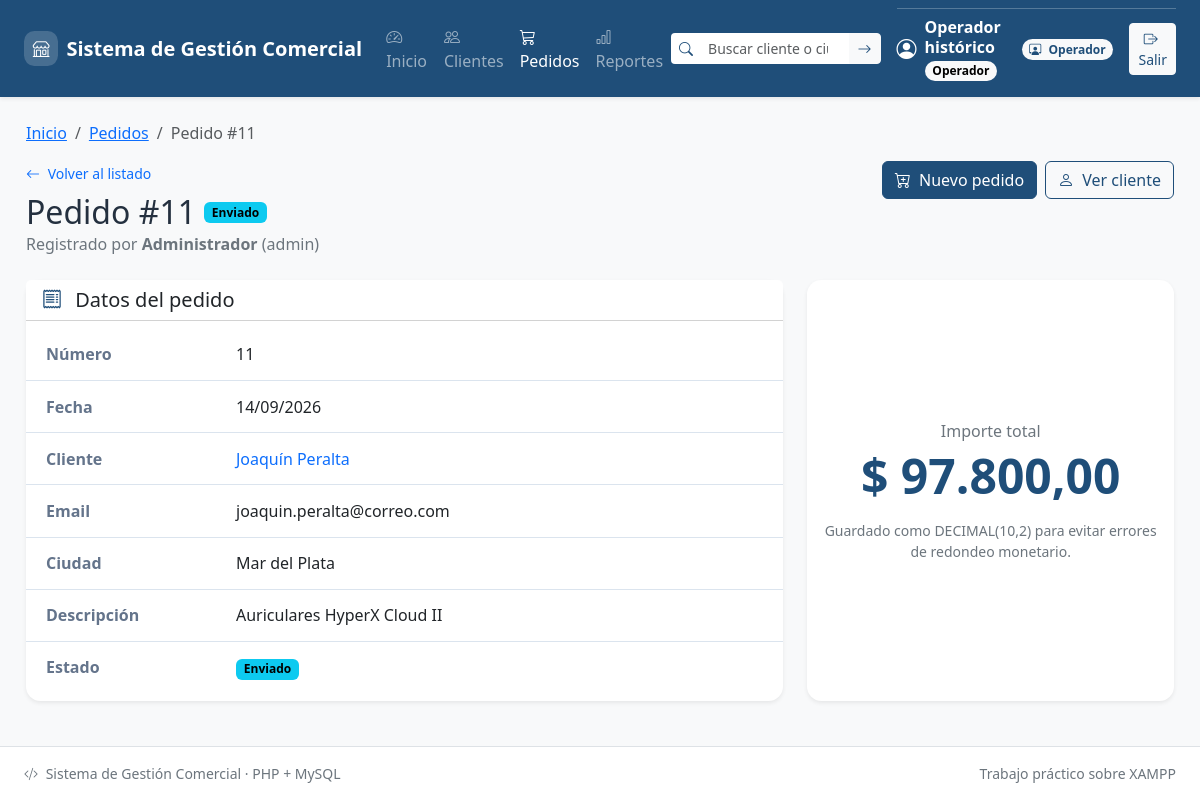
Screenshot of /pedidos/detalle.php?id=11 (signed in) with the database file from the repository.
### tables this page shows
CREATE TABLE IF NOT EXISTS `pedidos` (
  `id` INT(11) NOT NULL AUTO_INCREMENT,
  `cliente_id` INT(11) NOT NULL,
  `descripcion` VARCHAR(150) NOT NULL,
  `importe` DECIMAL(10,2) NOT NULL,
  `fecha_pedido` DATE NOT NULL,
  `estado` VARCHAR(20) NOT NULL DEFAULT 'pendiente',
  `usuario_id` INT(11) NOT NULL,
  PRIMARY KEY (`id`),
  KEY `fk_pedido_cliente` (`cliente_id`),
  KEY `fk_pedidos_usuario` (`usuario_id`),
  KEY `idx_pedidos_estado` (`estado`),
  KEY `idx_pedidos_fecha` (`fecha_pedido`),
  CONSTRAINT `fk_pedido_cliente`
    FOREIGN KEY (`cliente_id`) REFERENCES `clientes` (`id`)
    ON DELETE RESTRICT ON UPDATE CASCADE,
  CONSTRAINT `fk_pedidos_usuario`
    FOREIGN KEY (`usuario_id`) REFERENCES `usuarios` (`id`)
    ON DELETE RESTRICT ON UPDATE CASCADE,
  CONSTRAINT `chk_pedidos_importe` CHECK (`importe` > 0)
);

CREATE TABLE IF NOT EXISTS `usuarios` (
  `id` INT(11) NOT NULL AUTO_INCREMENT,
  `usuario` VARCHAR(50) NOT NULL,
  `password` VARCHAR(255) NOT NULL,
  `nombre` VARCHAR(100) NOT NULL,
  `activo` TINYINT(1) NOT NULL DEFAULT 1,
  `rol` ENUM('admin', 'operador') NOT NULL DEFAULT 'operador',
  `creado_en` TIMESTAMP NOT NULL DEFAULT CURRENT_TIMESTAMP,
  `actualizado_en` TIMESTAMP NOT NULL DEFAULT CURRENT_TIMESTAMP
    ON UPDATE CURRENT_TIMESTAMP,
  PRIMARY KEY (`id`),
  UNIQUE KEY `usuario` (`usuario`)
);

CREATE TABLE IF NOT EXISTS `clientes` (
  `id` INT(11) NOT NULL AUTO_INCREMENT,
  `nombre` VARCHAR(80) NOT NULL,
  `email` VARCHAR(120) NOT NULL,
  `telefono` VARCHAR(30) DEFAULT NULL,
  `ciudad` VARCHAR(60) DEFAULT NULL,
  `fecha_alta` DATE NOT NULL,
  PRIMARY KEY (`id`)
);

### includes/funciones.php (called while the page is built, shortened)
<?php
function e($texto): string
{
    return htmlspecialchars(
        (string) ($texto ?? ''),
        ENT_QUOTES | ENT_SUBSTITUTE,
        'UTF-8'
    );
}
    ?>
    <?php
function estados_pedido(): array
{
    return [
        'pendiente' => 'Pendiente',
        'pagado' => 'Pagado',
        'enviado' => 'Enviado',
        'cancelado' => 'Cancelado',
    ];
}
function etiqueta_estado_pedido(string $estado): string
{
    return estados_pedido()[$estado] ?? 'Sin estado';
}
function clase_estado_pedido(string $estado): string
{
    return match ($estado) {
        'pendiente' => 'text-bg-warning',
        'pagado' => 'text-bg-success',
        'enviado' => 'text-bg-info',
        'cancelado' => 'text-bg-secondary',
        default => 'text-bg-light border',
    };
}
function fecha_iso_valida(string $fecha): bool
{
    $objeto = DateTimeImmutable::createFromFormat('!Y-m-d', $fecha);
    $errores = DateTimeImmutable::getLastErrors();
    return $objeto !== false
        && ($errores === false || ($errores['warning_count'] === 0 && $errores['error_count'] === 0))
        && $objeto->format('Y-m-d') === $fecha;
}
function fecha_mostrar(?string $fecha): string
{
    $fecha = (string) ($fecha ?? '');
    return date('d/m/Y', strtotime($fecha));
}
function importe_mostrar(float|int|string|null $importe): string
{
    return '$ ' . number_format((float) $importe, 2, ',', '.');
}
    ?>

### includes/auth.php (called while the page is built, shortened)
<?php
function esAdmin(): bool
{
    return ($_SESSION['rol'] ?? '') === 'admin';
}
function esOperador(): bool
{
    return ($_SESSION['rol'] ?? '') === 'operador';
}
function puedeGestionarComercial(): bool
{
    return esAdmin() || esOperador();
}

### pedidos/detalle.php (the view, shortened to what this page needs)
<?php
require_once __DIR__ . '/../config/conexion.php';
require_once __DIR__ . '/../includes/auth.php';
require_once __DIR__ . '/../includes/funciones.php';
$id = filter_input(INPUT_GET, 'id', FILTER_VALIDATE_INT);
$id = ($id !== false && $id !== null && $id > 0) ? (int) $id : 0;
try {
    $stmt = $pdo->prepare(
        'SELECT p.id, p.descripcion, p.importe, p.fecha_pedido, p.estado,
                c.id AS cliente_id, c.nombre AS cliente, c.email AS cliente_email,
                c.ciudad AS cliente_ciudad, u.nombre AS usuario, u.usuario AS usuario_login
         FROM pedidos p
         INNER JOIN clientes c ON c.id = p.cliente_id
         LEFT JOIN usuarios u ON u.id = p.usuario_id
         WHERE p.id = :id
         LIMIT 1'
    );
    $stmt->execute([':id' => $id]);
    $pedido = $stmt->fetch();
} catch (PDOException $error) {
    registrar_error($error, 'pedidos/detalle');
    http_response_code(500);
    exit('No se pudo consultar el pedido.');
}
require_once __DIR__ . '/../includes/header.php';
require_once __DIR__ . '/../includes/menu.php';
require_once __DIR__ . '/../includes/breadcrumbs.php';
?>
<main id="contenidoPrincipal" class="contenedor">
    <div class="d-flex flex-column flex-md-row justify-content-between
                align-items-md-start gap-3 mb-4">
        <div>
            <a href="listar.php" class="small text-decoration-none">
                <i class="bi bi-arrow-left me-1" aria-hidden="true"></i>
                Volver al listado
            </a>
            <div class="d-flex flex-wrap align-items-center gap-2 mt-2">
                <h2 class="mb-0">Pedido #<?= (int) $pedido['id'] ?></h2>
                <span class="badge <?= e(clase_estado_pedido((string) $pedido['estado'])) ?>">
                    <?= e(etiqueta_estado_pedido((string) $pedido['estado'])) ?>
                </span>
            </div>
            <p class="text-secondary mb-0">
                Registrado por
                <strong><?= e($pedido['usuario'] ?? 'Usuario no disponible') ?></strong>
                <?php if (!empty($pedido['usuario_login'])): ?>
                    (<?= e($pedido['usuario_login']) ?>)
                <?php endif; ?>
            </p>
        </div>
        <?php if (puedeGestionarComercial()): ?>
            <div class="d-flex flex-wrap gap-2 align-self-start">
                <a href="nuevo.php?cliente_id=<?= (int) $pedido['cliente_id'] ?>"
                   class="btn btn-primary">
                    <i class="bi bi-cart-plus me-1" aria-hidden="true"></i>
                    Nuevo pedido
                </a>
                <a href="../clientes/ver.php?id=<?= (int) $pedido['cliente_id'] ?>"
                   class="btn btn-outline-primary">
                    <i class="bi bi-person me-1" aria-hidden="true"></i>
                    Ver cliente
                </a>
            </div>
        <?php endif; ?>
    </div>
    <div class="row g-4">
        <div class="col-12 col-lg-8">
            <div class="card border-0 shadow-sm h-100">
                <div class="card-header bg-white">
                    <h3 class="h5 mb-0">
                        <i class="bi bi-receipt me-2 text-primary" aria-hidden="true"></i>
                        Datos del pedido
                    </h3>
                </div>
                <dl class="ficha">
                    <dt>Número</dt>
                    <dd><?= (int) $pedido['id'] ?></dd>
                    <dt>Fecha</dt>
                    <dd><?= e(fecha_mostrar($pedido['fecha_pedido'])) ?></dd>
                    <dt>Cliente</dt>
                    <dd>
                        <a href="../clientes/ver.php?id=<?= (int) $pedido['cliente_id'] ?>"
                           class="text-decoration-none fw-medium">
                            <?= e($pedido['cliente']) ?>
                        </a>
                    </dd>
                    <dt>Email</dt>
                    <dd><?= e($pedido['cliente_email']) ?></dd>
                    <dt>Ciudad</dt>
                    <dd><?= e($pedido['cliente_ciudad'] ?? '') ?></dd>
                    <dt>Descripción</dt>
                    <dd><?= e($pedido['descripcion']) ?></dd>
                    <dt>Estado</dt>
                    <dd>
                        <span class="badge <?= e(clase_estado_pedido((string) $pedido['estado'])) ?>">
                            <?= e(etiqueta_estado_pedido((string) $pedido['estado'])) ?>
                        </span>
                    </dd>
                </dl>
            </div>
        </div>
        <div class="col-12 col-lg-4">
            <div class="card border-0 shadow-sm h-100">
                <div class="card-body d-flex flex-column justify-content-center text-center">
                    <p class="text-secondary mb-1">Importe total</p>
                    <p class="display-5 fw-bold text-primary mb-3">
                        <?= e(importe_mostrar($pedido['importe'])) ?>
                    </p>
                    <p class="small text-secondary mb-0">
                        Guardado como DECIMAL(10,2) para evitar errores de
                        redondeo monetario.
                    </p>
                </div>
            </div>
        </div>
    </div>
</main>
<?php require_once __DIR__ . '/../includes/footer.php'; ?>

### css/estilos.css (style rules this page uses)
:root { --gc-primary: #1f4e79; --gc-primary-dark: #163d5f; --gc-primary-soft: #e8f1fb; --gc-surface: #ffffff; --gc-page: #f2f5f9; --gc-text: #24303f; --gc-muted: #64748b; --gc-border: #dbe4ee; --gc-radius: 0.9rem; --gc-shadow: 0 0.5rem 1.5rem rgba(31, 78, 121, 0.08); }
body { font-family: "Segoe UI", Tahoma, Arial, sans-serif; color: var(--gc-text); background-color: var(--gc-page); }
.text-primary { color: var(--gc-primary) !important; }
.btn-primary { --bs-btn-bg: var(--gc-primary); --bs-btn-border-color: var(--gc-primary); --bs-btn-hover-bg: var(--gc-primary-dark); --bs-btn-hover-border-color: var(--gc-primary-dark); --bs-btn-active-bg: var(--gc-primary-dark); --bs-btn-active-border-color: var(--gc-primary-dark); --bs-btn-disabled-bg: var(--gc-primary); --bs-btn-disabled-border-color: var(--gc-primary); }
.btn-outline-primary { --bs-btn-color: var(--gc-primary); --bs-btn-border-color: var(--gc-primary); --bs-btn-hover-bg: var(--gc-primary); --bs-btn-hover-border-color: var(--gc-primary); --bs-btn-active-bg: var(--gc-primary); --bs-btn-active-border-color: var(--gc-primary); }
.contenedor { width: 100%; max-width: 1180px; margin: 0 auto; padding: 1.5rem 1rem 2rem; }
main.contenedor { flex: 1 0 auto; }
.tarjeta, .card { border-radius: var(--gc-radius); }
.ficha { display: grid; grid-template-columns: minmax(130px, 190px) minmax(0, 1fr); gap: 0; margin: 0; padding: 0.5rem 0; }
.ficha dt, .ficha dd { margin: 0; padding: 0.85rem 1.25rem; border-bottom: 1px solid var(--gc-border); }
.ficha dt { color: var(--gc-muted); font-weight: 600; }
.ficha dd { font-weight: 500; overflow-wrap: anywhere; }
.ficha dt:last-of-type, .ficha dd:last-of-type { border-bottom: 0; }

### rows the page displays
pedidos: id "11", estado "Enviado", usuario.nombre "Administrador", usuario.usuario "admin", fecha_pedido "14/09/2026", cliente.nombre "Joaquín Peralta", cliente.email "joaquin.peralta@correo.com", cliente.ciudad "Mar del Plata", descripcion "Auriculares HyperX Cloud II", importe "$ 97.800,00"

### other values shown
$nombreUsuario "Operador histórico"
etiqueta_rol($rol) "Operador"
$texto "Inicio"
$texto "Pedidos"
$texto "Pedido #11"
